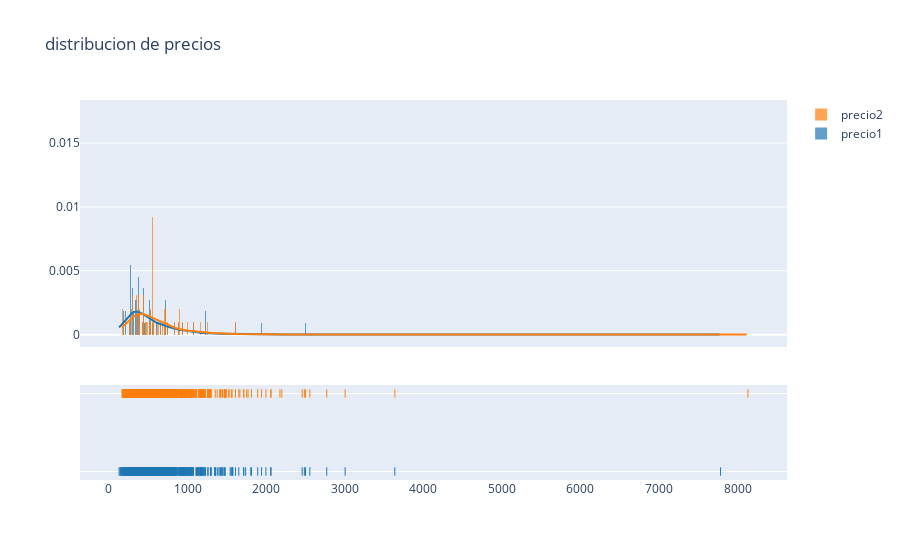

The notebook cell saved with this chart:
### Code cell
Data2 = pd.read_csv("Airbnb_European/amsterdam_weekends.csv")
Columna2=Data2["realSum"]

import plotly.figure_factory as ff
import numpy as np
np.random.seed(1)


hist_data = [Columna,Columna2]
group_labels = ['precio1','precio2'] # name of the dataset

fig.update_layout(title_text='distribucion de precios')


fig.show()

### Figure 1 — Plotly figure (JSON) as saved in the notebook; plotly's stock layout.template omitted (floating-point values rounded to 4 significant figures; data arrays with more than 128 entries replaced by an {"elided": "..."} marker saying what was removed)
{"data": [{"autobinx": false, "histnorm": "probability density", "legendgroup": "precio1", "marker": {"color": "rgb(31, 119, 180)"}, "name": "precio1", "opacity": 0.7, "type": "histogram", "x": {"elided": "1103 float values"}, "xaxis": "x", "xbins": {"end": 7783.0, "size": 1, "start": 128.9}, "yaxis": "y"}, {"autobinx": false, "histnorm": "probability density", "legendgroup": "precio2", "marker": {"color": "rgb(255, 127, 14)"}, "name": "precio2", "opacity": 0.7, "type": "histogram", "x": {"elided": "977 float values"}, "xaxis": "x", "xbins": {"end": 8131.0, "size": 1, "start": 165.9}, "yaxis": "y"}, {"legendgroup": "precio1", "marker": {"color": "rgb(31, 119, 180)"}, "mode": "lines", "name": "precio1", "showlegend": false, "type": "scatter", "x": {"elided": "500 float values"}, "xaxis": "x", "y": {"elided": "500 float values"}, "yaxis": "y"}, {"legendgroup": "precio2", "marker": {"color": "rgb(255, 127, 14)"}, "mode": "lines", "name": "precio2", "showlegend": false, "type": "scatter", "x": {"elided": "500 float values"}, "xaxis": "x", "y": {"elided": "500 float values"}, "yaxis": "y"}, {"legendgroup": "precio1", "marker": {"color": "rgb(31, 119, 180)", "symbol": "line-ns-open"}, "mode": "markers", "name": "precio1", "showlegend": false, "type": "scatter", "x": {"elided": "1103 float values"}, "xaxis": "x", "y": {"elided": "1103 str values"}, "yaxis": "y2"}, {"legendgroup": "precio2", "marker": {"color": "rgb(255, 127, 14)", "symbol": "line-ns-open"}, "mode": "markers", "name": "precio2", "showlegend": false, "type": "scatter", "x": {"elided": "977 float values"}, "xaxis": "x", "y": {"elided": "977 str values"}, "yaxis": "y2"}], "layout": {"barmode": "overlay", "hovermode": "closest", "legend": {"traceorder": "reversed"}, "title": {"text": "distribucion de precios"}, "xaxis": {"anchor": "y2", "domain": [0, 1], "zeroline": false}, "yaxis": {"anchor": "free", "domain": [0.35, 1], "position": 0}, "yaxis2": {"anchor": "x", "domain": [0, 0.25], "dtick": 1, "showticklabels": false}}}
